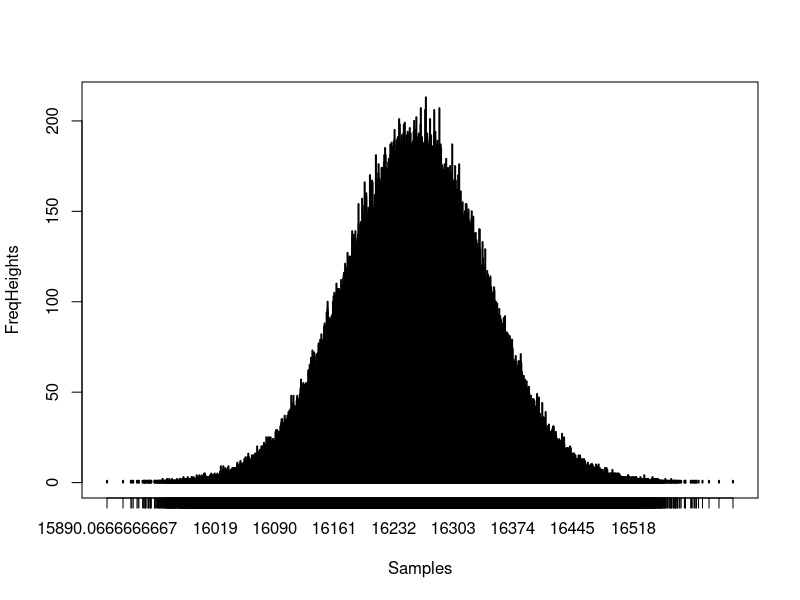
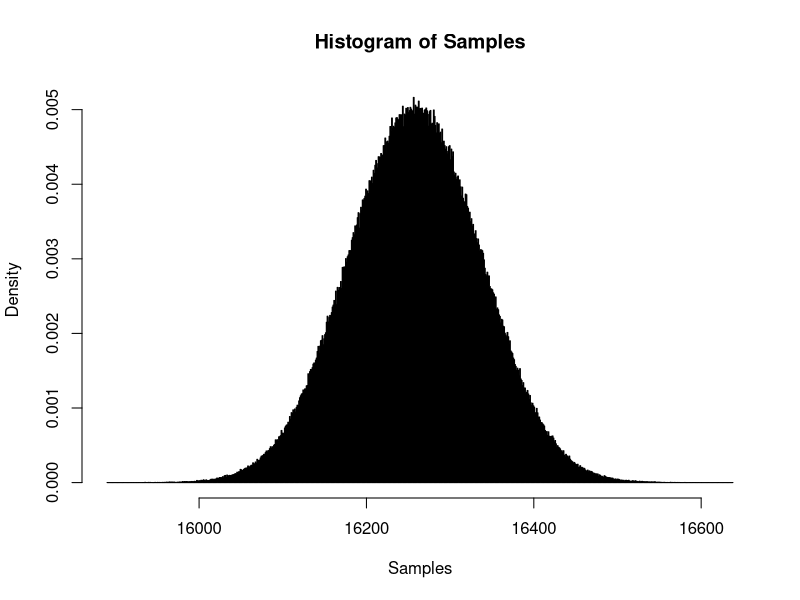
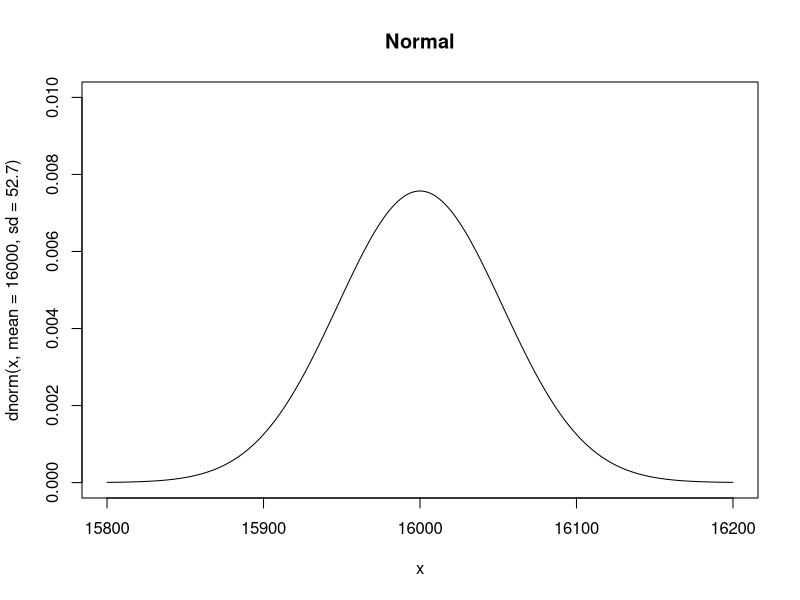
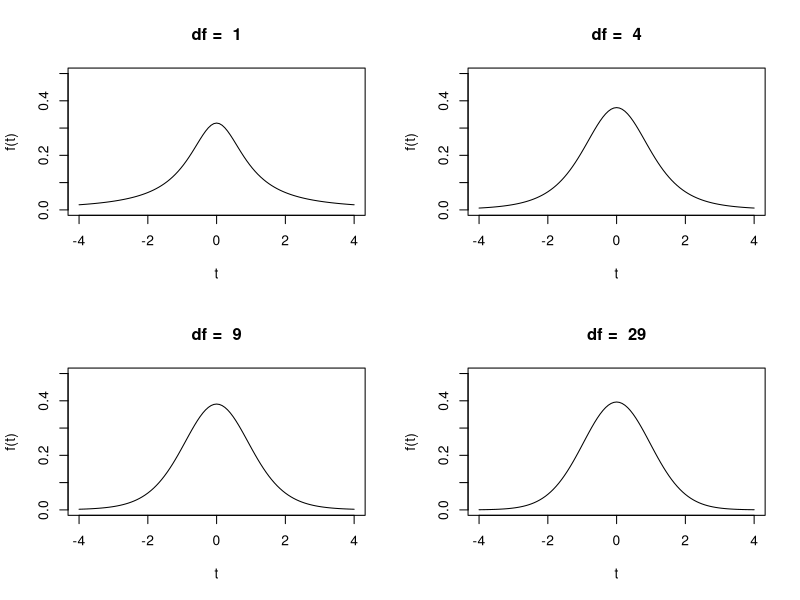
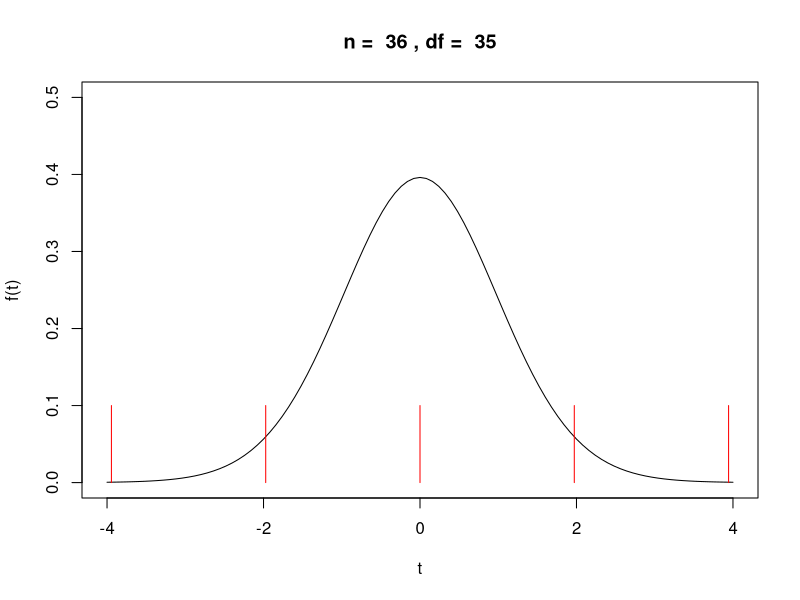
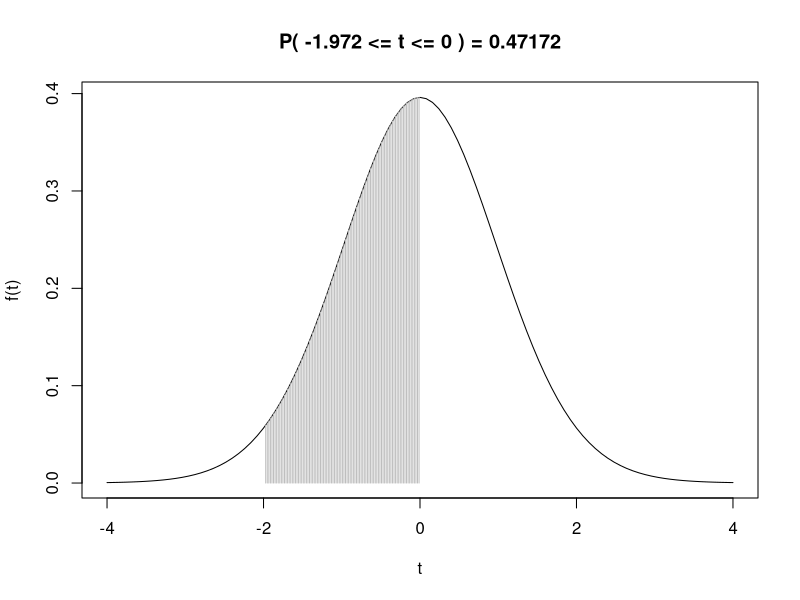
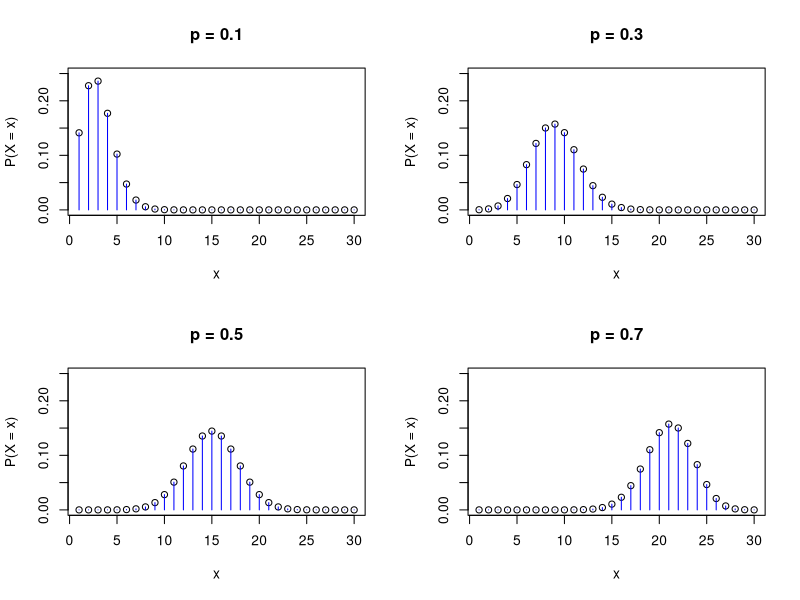
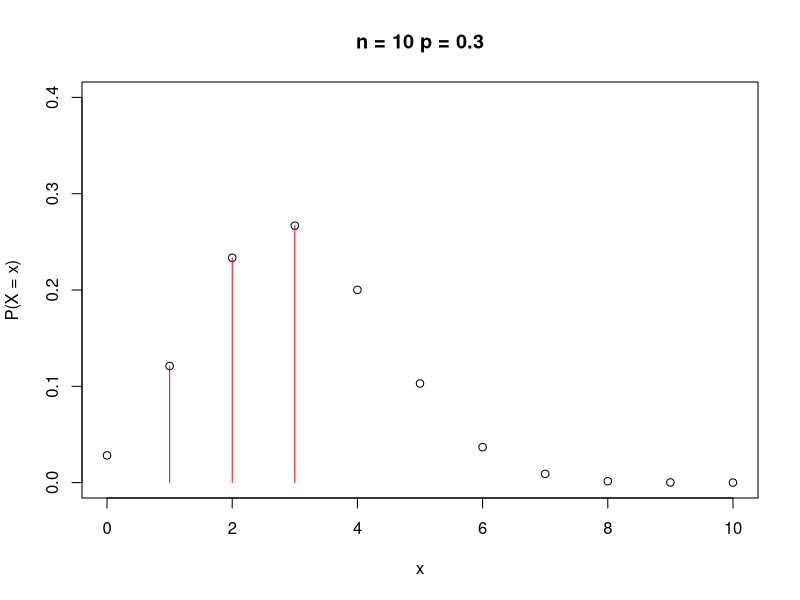

The R source for these figures, in order:
# 현대적인 확률 : 많은 횟수로 실험을 시행할 때 어떤 사건이 발생하여 관찰되는 비율
# 상대도수에 의한 방법으로 확률을 정의 : 대수의 법칙(Law of large numbers)에 의존
## 대수의 법칙 ? : 아주 많은 횟수로 실험을 실행하게 되면,
##                 어떤 사건이 일어날 상대적 빈도수는 '단 한 번의 시행'에서
##                 그 사건이 일어날 확률(이론적 확률)에 점점 가까워지게 된다.

# 확률변수(Random variable) : 다양하게 나타나는 '사건에 어떤 값을 대응시킨 것'
# 확률분포(Probability Distribution) : 모집단의 표본을 대상으로한 실험에서 얻어지는 사건의 상대도수 분포
# 확률을 배우는 이유 ? : 특정 패턴을 띄는 어떤 사건을 확률변수로 도입하여 
#                        중요한 판단 시점에 확률분포를 참조하여 
#                        불확실한 문제를 논리적으로 추정, 검정할 수 있기 때문이다.

# 확률분포의 종류
# - 이산확률변수(discrete random variable) : 확률변수의 값이 상호배타적이고 유한한 변수 
#                                            ex) X = {1, 2, 3, 4 ....}
# - 이산확률분포(discrete probability distribution) : 이산확률변수 값들의 확률분포
# 기호 : 확률변수 X의 확률 -> P(X = xi) = Pi(i = 1, 2, 3, 4, ..., n) = P(1), P(2), ..., P(n)
# 개별 값(xi)의 확률 : 0 <= P(X) <= 1, (i = 1, 2, 3, 4, ..., n)
# 모두 더한 값 = 1 -> P(x1) + P(x2) + P(x3) + ... + P(n-1) + P(n) = 1
## 확률질량함수(Probability mass function, PMF) : 이산확률변수 X에 대응하는 확률을 함수(f)로 나타낼 때,
##                                                f(X)를 X의 확률질량함수(PMF)라고 한다.
## 기대값 E(X) = x̄ = for(i=1, i<=n, i++) ∑ xi * pi
## 분산 V(X) = ∂^2(X) = E{(x - x̄)^2} = ∑ (xi - x̄)^2 * pi
## 표준편차 ∂(X) = √V(X)

# - 연속확률변수(continuous random variable) : 어떤 구간 안에 있는 셀 수 없이 많은 값을 갖는 확률 변수 
#                                              ex) 실수들
# - 연속확률분포(continuous probability distribution) : 연속확률변수의 확률 분포
# 기호 : 확률변수 X의 확률 -> P(a <= X <= b)
# 구간의 확률 : 0 <= P(a <= X <= b) <= 1
## 확률밀도함수(Probability density function, PDF) : 연속확률변수 X에 대응하는 확률을 함수(f)로 나타낼 때,
##                                                   f(X)를 X의 확률밀도함수(PDF)라고 한다.
##                                                   (보통 확률함수라고 한다.)
## 확률 값 : P(a <= X <= b) = ∫(b, a) f(X) dX (a부터 b사이의 면적)
## 과정 - 사건 -> 확률변수 -> 확률분포 -> 추정 or 검정 -> 활용


# 정규분포(Normal Distribution) ----
## 정규성(normality) : 정규분포의 패턴
## 어떤 분포나 패턴을 알아야 하는 이유 ? : 어떤 현상들이 특정 분포나 패턴을 따른다는 가정으로
##                                         주로 확률을 추정하거나 다양한 검정을 하기 위함.
## 1. 종모양이며 좌우 대칭(평균, 중앙값, 최빈값이 정중앙에 위치한다.)
## 2. 좌우 측면으로 갈수록 곡선이 축에 근접하지만 축과 만나지 않는다.
## 3. 분포의 넓이는 1
## 4. 평균에 의해 분포의 위치가 좌우로 이동하며, 표준편차에 의해 편평함(평활)이 달라진다.
### 모집단의 관찰대상이 많을 때 전수 조사하여 분포를 확인하는
### 비효율적이며 경우에 따라 불가능에 가깝다.

## 중심극한정리(Central Limit Theorem) : 충분히 큰 표본으로 구한 표본평균(x̄)의 분포는
##                                       정규분포에 근접하게 된다.
## 요약 : 표본을 n개씩 가능한 경우의 수만큼 반복하여 추출하면 모집단의 특성치(평균, 표준편차)를
##        정확하게 계산 할 수 있다. 
##        (표본평균과 표본분산(또는 표준편차)을 모집단 모수의 '불편추정량(unbiased estimator)'라 부르는 근거)
### 모집단 표준편차(∂)는 상수로 일정하지만, 표본평균의 표준편차는 n의 크기에 따라 모수(∂)와 달라진다.
### 이처럼 n에 따라 모집단의 표준편차와 달라지는 정규분포 상의 표본평균의 표준편차 ∂ / √n을 '표준오차'라고 부른다.

## Example - 대한민국 30대 여성 350만 명의 키
## Step1. 350만 개의 난수를 생성
Prop <- runif(3500000, min = 15500, max = 17000)
Prop <- as.integer(Prop) # 난수 생성 후 빠른 연산을 위해 정수로 변경

## Step2. 표본추출 후 평균값을 저장할 변수를 만든다.
Samples <- integer(10^6) # 크기만큼 미리 정의하면 for문을 빠르게 돌릴 수 있다.

## Step3. 30개씩 표본추출한 후 평균을 구하고 Samples변수에 저장한다.
for(i in 1 : 10^6){
  s <- Prop[sample(Prop, 30, replace = T)]
  mean_s <- mean(s)
  Samples[i] <- mean_s
}

## Step4. 도수를 구한다.
FreqHeights <- table(Samples)

## Step5. 구한 도수를 Graph로 그린다.
plot(FreqHeights, type = "h", lwd = 2)

## Step6. Histogram을 그린다.
hist(Samples, breaks = 1000, prob = T) # prob 인자로 상대도수 그리기.

## 위 과정을 여러 번 반복하여 분포표를 다시 그려도 표본평균분포의 정규성은 크게 다르지 않다.
## 반복할수록 모양이 조금씩 다르지만 표본평균분포의 패턴, 
## 즉 정규성(Normality)을 받아들일 수밖에 없다. 이를 '경험적 규칙(empirical rule, three-sigma rule)'이라 한다.

x <- seq(from = 15800, to = 16200, length.out = 1000)
ylim <- c(0, 0.01)
plot(x, dnorm(x, mean = 16000, sd = 52.7), main = "Normal", type = "l", ylim = ylim)

## 정규분포를 따르는 모집단으로부터 어떤 표본 하나를 추출할 때, 
## 경험적 규칙에 의해 그 표본이 모집단 평균(μ)로부터
## ±1∂ 사이에 위치할 확률 P(μ - 1∂ <= x <= μ + 1∂) = 0.6827
## ±2∂ 사이에 위치할 확률 P(μ - 2∂ <= x <= μ + 2∂) = 0.9545
## ±3∂ 사이에 위치할 확률 P(μ - 3∂ <= x <= μ + 3∂) = 0.9973


## 표준정규분포(Standart Normal Distribution) : 특정 현상의 단위(cm, kg 등)와 상관없이 
##                                              표준화 값(Z-value, (X - μ) / ∂)으로 나타낸 분포
## 표본이 평균에서 멀어져 있는 정도, 
## 즉 편차(X - μ)가 표준편차(표준오차)의 몇 배인지를 나타내는 값 = Z.
## Z가 1인 곳의 면적 : P(0 < Z < 1) = 0.3413
pnorm(1, mean = 0, sd = 1) - 0.5
## 확률이 95%인 Z를 찾기 위해 양측에 2.5%씩 분배 -> Z = 1.96
qnorm(0.025, mean = 0, sd = 1, lower.tail = F)

## 요약 : 어떤 현상의 확률분포를 정확히 알 수 없을지라도 정규성을 가정한다면
##        특정 구간에 해당하는 확률이나 그 반대의 경우도 표준정규분포만으로도 충분히 계산 가능하다.
## Z-value    확률  Z-value   확률
##     0.5  0.1915    1.645   0.45
##       1  0.3413     1.96 0.4750
##       2  0.4772     2.58 0.4950


## 통계적 추정 
## 신뢰구간(Confidence Interval) : 표본평균의 연속확률분포에 모집단 평균 μ가 포함될
##                                 x̄ ±Z(α)/2 ∂ / √n
## 신뢰수준(Confidence Level), 신뢰도(1 - α), 신뢰계수 : 신뢰구간 내에 모집단 평균 μ가 포함될 확률
## 오차율 : 신뢰구간 밖에 모집단평균이 포함될 확률 (α)
## 추측통계 : 표본평균이 띄는 정규성을 이용하여 모집단의 모수를 추론하는 통계의 유형
### '통계적 추정(Statistical Estimation)' : 표본 통계량으로 모수를 확정적으로 알 수는 없지만,
###                                         확률에서 유래한 '신뢰수준(Confidence Level)'개념을
###                                         이용하여 모수를 추정하는 방법
### '가설 검정(Test)' : 기존 주장이나 가설을 '신뢰도'수준에서 통계량을 이용하여 테스트하는 방법



## 다양한 분포(패턴)들
## 1. t분포 -> 표본의 표준편차를 이용하여 모집단을 추정할 때 '자유도'에 따라 엄밀하게 표준화된
##             표본평균(x̄)의 확률분포를 채택
## 2. 포아송분포 -> 일정한 시간, 거리, 공간 범위에 특정 사건의 결과가 나타날 횟수(X)의 확률 분포
## 3. 지수분포 -> 포아송을 따르는 현상에 이어 다음 결과가 나타나기까지 소요시간(X)의 확률 분포
## 4. 어떤 현상(사건)의 결과가 '두 가지 결과'로만 나타날 때
## 4-1. 이항 분포 -> 특정 결과가 '나타날 횟수(X)'의 확률 분포
## 4-2. 기하 분포 -> 특정 결과가 '처음 나타날 때까지 시도할(또는 실패할) 횟수(X)'의 확률 분포
## 4-3. 초기하 분포 -> n개씩 연속 추출하여(비복원) 'n개중 특정 결과가 나타날 횟수(X)'의 확률 분포


### t-분포(Student t-distribution) - curve(dt()) ----
### : 모집단의 평균을 아는 경우는 드물고 표준편차는 파악하기 힘들다.
###   따라서, 불편추정량으로써 표본표준편차 s를 대신 사용하여 Z를 계산할 수도 있다.
###   Z = (x̄ - μ) / (∂ / √n) = (x̄ - μ) / (S / √n)
###   t = (x̄ - μ) / (S / √n)
###   ※ s를 사용하여 모수를 추정 또는 검정하는 가장 적절한 확률분포
###   평균 = 0, 좌우대칭이며 표본의 수, 자유도 = df(degrees of freedom)에 따라 모양이 달라진다.
par(mfrow = c(2, 2))
n_list <- c(2, 5, 10, 30) # 표본 수 n
df_list <- n_list - 1 # 자유도 df
for(i in 1 : length(df_list)){
  curve(dt(x, df_list[i]), -4, 4, xlab = "t", ylab = "f(t)", ylim = c(0, 0.5),
        main = paste("df = ", df_list[i]))
}

par(mfrow = c(1, 1))
x <- c(25, 24, 24, 27, 29, 31, 28, 24, 25, 26, 25, 18, 30, 28, 23, 26, 27, 23,
       16, 20, 22, 22, 25, 24, 24, 25, 25, 27, 26, 30, 25, 25, 26, 26, 25, 24)
n <- length(x) # n
df <- n - 1 # 자유도
x_mean <- mean(x) # 표본평균
(x_sd <- sd(x)) # 표준편차
(x_se <- x_sd / sqrt(n)) # 표준오차
                         # x̄ = 25, S = 3.043, n = 36, S / √n = 0.507
x_temp <- c(23, 24, 25, 26, 27)
(x_temp_t <- round((x_temp - x_mean) / x_se, 3))
curve(dt(x, df), -4, 4, xlab = "t", ylab = "f(t)", 
      ylim = c(0, 0.5), main = paste("n = ", n, ", df = ", df))
lines(x_temp_t, (x_temp_t - x_temp_t) + 0.1, type = "h", col = "red")

# 예제 - 월간 도서판매량의 95% 신뢰구간
x <- c(29, 24, 27, 28, 24, 25, 26, 26, 28, 26, 25, 26, 27, 26, 19, 25, 26, 26, 26, 25, 25,
       28, 30, 32, 31, 27, 31, 29, 25, 17, 21, 23, 23, 26, 27, 27)
n <- length(x)
df <- n - 1
(mean_x <- mean(x)) # 평균 : 26
(sd_x <- sd(x)) # 표준편차 : 3.04255
(se_x <- sd_x / sqrt(n)) # 표준오차 : 0.5070926
# 모집단 평균의 95% 신뢰구간은?
(t_left <- qt(0.025, df)) # 좌측 t값 : -2.030108
(t_right <- qt(0.975, df)) # 우측 t값 : 2.030108
(interval_left <- t_left * se_x) # 좌측 구간 : -1.029453
(interval_right <- t_right * se_x) # 우측 구간 : 1.029453
(conf_lower <- mean_x + interval_left) # 신뢰 구간 하한 : 24.97055
(conf_upper <- mean_x + interval_right) # 신뢰 구간 상한 : 27.02945
## 요약
conf_lower <- mean_x + qt(0.025, df) * se_x
conf_upper <- mean_x + qt(0.975, df) * se_x
paste("모집단 평균의 95% 신뢰구간 하한은", conf_lower, "상한은", conf_upper)
mean_x + qt(c(0.025, 0.975), df) * se_x
# 모집단의 평균이 특정 범위에 들어갈 확률은?
lower_value <- 25 # 특정 범위 하한 값
upper_value <- 26 # 특정 범위 상한 
(t_left <- (lower_value - mean_x) / se_x) # 하한 값에 해당하는 t-value : -1.972027
(t_right <- (upper_value - mean_x) / se_x) # 상한 값에 해당하는 t-value : 0
(p_left <- 1 - pt(t_left, df)) # 하한 t-value의 확률(왼쪽꼬리) : 0.971725
(p_right <- 1 - pt(t_right, df)) # 상한 t-value의 확률(왼쪽꼬리) : 0.5
(p_result <- p_left - p_right) # 0.471725
curve(dt(x, df), -4, 4, xlab = "t", ylab = "f(t)", main = paste("P(", round(t_left, 3), "<= t <=",
                                                                round(t_right, 3), ") =", 
                                                                round(p_result, 5)))
t_range <- seq(t_left, t_right, 0.02)
lines(t_range, dt(t_range, df), type = "h", col = "grey")


### 이항분포(Binomial distribution) - dbinom() ----
### : 두 가지의 결과로 나타나는 어떤 사건이 있을 때, n번 시행에서 
###   x번 특정 결과(성공, 실패)가 나타날 확률분포
### ※ 이항분포를 구성하는 사건의 결과는 '베르누이 과정'이라는 특성이 있다.
###    - 베르누이 과정
###      1. 개별 시행에서 두 가지 결과만 나타난다. (앞, 뒤), (성공, 실패) 등
###      2. 각 시행은 독립적이다. (전후 수행간 관계가 없고, 서로 영향을 주지 않는다.)
###      3. 각 시행에서 특정 결과가 나오는 확률은 변하지 않는다.
###         ex) '동전을 던질 때 마다 앞면이 나올 확률이 매번 달라지지 않는다'는 의미.
###    - 베르누이 과정을 통해 n번 시행에서 x번 특정 결과가 나타날 확률
###      P(X = x) = n! / (x! * (n - x)!) * P^x * (1 - P)^(n - x)
###      n = 시행횟수, x = 특정 결과 횟수, P = 특정 결과 확률, (1 - P) = 특정 결과 이외의 확률,
###      n * p = 평균, n * p * (1 - p) = 분산

# 예제
# Step1. 여러 개 그래프를 그릴 준비.
par(mfrow = c(2, 2))

# Step2. 시행 횟수와 각 시행 확률을 설정한다.
n <- 30 # 시행횟수
p_list <- c(0.1, 0.3, 0.5, 0.7) # 발생확률

# Step3. Graph를 그린다.
for(i in 1 : length(p_list)){
  p_x <- dbinom(x = 1 : n, n, p_list[i])
  plot(x = 1 : n, p_x, xlab = "x", ylab = "P(X = x)", ylim = c(0, 0.25),
       xlim = c(1, n), main = paste("p =", p_list[i]))
  x_seq <- seq(1, n, 1)
  lines(x_seq, p_x, type = "h", col = "blue")
}

## 여행패키지 - 이항분포를 통한 확률 구하기
##              서울시민을 무작위로 10씩 뽑아 그 중 유럽 여행자가 5명이 포함될 확률?
##              P(X = 5) = 10! / (5! * (10 - 5)!) * 0.3^5 * (1 - 0.3)^(10 - 5) = 0.2
## Step1. 시행횟수와 시행 확률을 설정한다.
n <- 10 # 시행횟수
p <- 0.3 # 각 시행마다 특정 결과가 나올 확률

## Step2. 알고 싶은 확률값의 범위를 설정
x_list <- c(0 : n)
x_lower <- 1
x_upper <- 3 # 유럽 여행자가 1명부터 3명까지 포함될 확률을 알고 싶다.

## Step3. 확률 값을 구한다.
round(dbinom(x_list, n, prob = p), 3)

## Step4. 알고 싶은 확률 값만 구한다.
round(dbinom(x_lower : x_upper, n, prob = p), 3)
sum(dbinom(x_lower : x_upper, n, prob = p)) # P(1 <= X <= 3) = 0.6213

## Step5. 그래프를 그린다.
par(mfrow = c(1, 1))
p_x <- dbinom(x_list, n, p)
plot(x_list, p_x, xlab = "x", ylab = "P(X = x)", ylim = c(0, 0.4), xlim = c(0, n),
     main = paste("n =", n ,"p =", p))
x_seq <- seq(x_lower, x_upper, 1)
lines(x_seq, dbinom(x_seq, n, p), type = "h", col = "red")


### 기하분포(Geometric distribution) - dgeom() ----
### : 특정 결과가 처음 나타나기 전까지 시도할(또는 실패할) 횟수(X)를 확률변수로 하는 분포
###   P(X = x) = (1 - p)^x * p (x = 1, 2, 3, ...)
###   x = 특정 결과 발생전 시도(실패) 횟수, p = 특정 결과 확률, (1 - p) = 특정 결과 이외의 확률
###   1 / p - 1 = 평균, (1 - p) / p^2 = 분산
### ※ 확률변수는 0 또는 1에서 시작할 수 있다.
###    - 0부터 시작 : 성공할 때까지 시도(혹은 실퍠)한 횟수
###                   P(X = x) = (1 - p)^x * p, (x = 0, 1, 2, 3 ...)
###    - 1부터 시작 : x번 시행 후 첫 번째 성공할 확률
###                   P(X = x) = (1 - p)^(x - 1) * p, (x = 1, 2, 3 ...)
###      ex) 개별 확률이 0.3인 경우, 0부터 시작 - x = 1일 때 확률 = 0.3 * 0.7 = 0.21
###                                  1부터 시작 - x = 1일 때 확률 = 1 * 0.3 = 0.3
###          0부터 시작하는 경우 x = 1의 의미 : 한 번 실패했다. / 두 번 시행할 때 성공했다.
###                                             1부터 시작하는 경우의 x = 2와 확률이 같다.
###          1부터 시작하는 경우 x = 1의 의미 : 1번 시행했다. / 한 번도 실패하지 않았다.
###                                             0부터 시작하는 경우의 x = 0과 확률이 같다.
###          R은 0부터 시작하는 경우에 해당하는 확률값을 구해준다.
# Step1. 그래프 개수를 설정한다.
par(mfrow = c(2, 3))

# Step2. 개별 확률과 시행할 횟수를 설정한다.
p_list <- c(0.1, 0.2, 0.3, 0.4, 0.5, 0.7) # 그래프로 그릴 개별 확률들
x_list <- 50 # 발생하는 횟수(1부터 x축에 보여줄 최대값)

# Step3. 그래프를 그린다.
for(i in 1 : length(p_list)){
  p_x <- dgeom(x = 0 : x_list, p_list[i])
  plot(x = 0 : x_list, p_x, xlab = "x", ylab = "P(X = x)", ylim = c(0, p_list[i] + 0.1),
       xlim = c(0, x_list), main = paste("p =", p_list[i]))
  x_seq <- seq(0, x_list, 1)
  lines(x_seq, p_x, type = "h", col = "blue")
}

## 여행패키지 - 기하분포를 이용한 확률 구하기
##              두 번 실패 후 세 번째에 유럽여행자를 발견할 확률?
## Step1. 개별 확률을 설정
p <- 0.3 # 발생 확률

## Step2. 시행 횟수를 설정
x_list <- c(0 : 30)

## Step3. 살펴볼 범위를 설정
x_lower <- 3 # 사례 하한
x_upper <- 5 # 사례 상한

## Step4. 확률 값 구하기
round(dgeom(x_list, prob = p), 3)

## Step5. 알고 싶은 범위의 각각 확률 값 구하기
round(dgeom(x_lower : x_upper, prob = p), 3)

## Step6. 합산된 확률값 구하기
sum(dgeom(x_lower : x_upper, prob = p))

## Step7. 그래프 그리기
par(mfrow = c(1, 1))
p_x <- dgeom(x_list, prob = p)
plot(x_list, p_x, xlab = "x", ylab = "P(X = x)", ylim = c(0, 0.4), xlim = c(0, 30),
     main = paste("p =", p))
x_seq <- seq(x_lower, x_upper, 1)
lines(x_seq, dgeom(x_seq, prob = p), type = "h", col = "red")


### 초기하분포(Hyper-geometric distribution) - dhyper() ----
### : 표본공간에 특정 현상 m개와 그 외의 현상 n이 있고, k개 표본을 '비복원' 추출하여
###   추출한 k개중 특정 결과가 나타날 개수(X)의 확률을 이용한다.
# Step1. 필요한 값을 설정한다.
par(mfrow = c(2, 3))
m <- 100 # 전체중 특정 현상 
n <- 200 # 전체중 특정 현상 외 수

# Step2. 추출할 표본의 수를 설정한다.
k_list <- c(50, 100, 150, 200, 250, 300) # 추출하는 표본의 수
x_list <- c(80) # 추출한 표본중 특정 결과의 수

# Step3. 그래프로 나타낸다.
for(i in 1 : length(k_list)){
  p_x <- dhyper(x = 1 : x_list, m, m + n, k_list[i])
  plot(x = 1 : x_list, p_x, xlab = "x", ylab = "P(X = x)", ylim = c(0, 0.15),
       xlim = c(1, x_list), main = paste("k =", k_list[i]))
  x_seq <- seq(1, x_list, 1)
  lines(x_seq, p_x, type = "h", col = "blue")
}

## 이벤트 예제 - 초기하 분포를 이용한 확률 구하기
##               10명을 임의로 선정했을 때, 자사의 고객이 티켓을 한 장도 받지 못할 확률?
par(mfrow = c(2, 2))
m <- 121 # 전체 중 특정 현상 수
n <- 206 # 전체 중 특정 현상 외 수
k <- 10 # 추출하는 표본의 수
x <- 0 # 추출한 표본 중 특정 결과의 수
x_list <- 10 # 추출한 표본 중 특정 결과의 수
round(dhyper(0 : x_list, m, m + n, k), 5) # 회원이 한 명도 선정되지 않을 확률 = 4.133%

# 3 ~ 5명일 확률?
par(mfrow = c(1, 1))
x_lower <- 3 # 사례 하한
x_upper <- 5 # 사례 상한
sum(round(dhyper(x_lower : x_upper, m, m + n, k), 5))
p_x <- dhyper(0 : x_list, m, m + n, k)
plot(x = 0 : x_list, p_x, xlab = "x", ylab = "P(X = x)", ylim = c(0, 0.30),
     xlim = c(1, x_list), main = paste("k =", k, "x =", x))
x_seq <- seq(x_lower, x_upper, 1)
lines(x_seq, dhyper(x_lower : x_upper, m, m + n, k), type = "h", col = "red")


### 포아송분포(Poisson distribution) - dpois() ----
### : 일정한 시간, 거리, 공간 범위에 특정 결과가 나타날 횟수(X)의 확률 분포
###   매우 낮은 사건들의 이산적인 확률분포 ex) 일정 시간 동안 걸려오는 전화 콜 수, 매장 방문자 수 ..
### ※ 이항분포 : 시행 횟수에 따라 두 가지 결과 중 특정 결과가 발생할 확률을 분포로 나타낸다.
###   포아송분포 : 시행횟수가 아닌 '평균발생횟수 λ(lambda)'에 따라 일정한 시간이나 공간에서
###                특정 결과가 독립적으로 발생할 확률을 분포로 나타낸다.
###   P(X = x) = e^(-λ) * λ^x / x!, (x >= 0)
###   λ = μ = 평균 = 분산, e = 2.71828
par(mfrow = c(2, 3))
lambda_list <- c(3, 5, 10, 15, 20, 30) # 평균 리스트
x_list <- 30 # 발생하는 횟수 (1부터 X축에 보여줄 최대값)
for(i in 1 : length(lambda_list)){
  p_x <- dpois(x = 0 : x_list, lambda_list[i])
  plot(x = 0 : x_list, p_x, xlab = "x", ylab = "P(X = x)", ylim = c(0, 0.25), xlim = c(0, x_list),
       main = paste("lambda =", lambda_list[i]))
  x_seq <- seq(0, x_list, 1)
  lines(x_seq, p_x, type = "h", col = "blue")
}

## 포아송 분포를 이용한 확률 구하기 - 일주일에 평균 발생할 소동 횟수 0 ~ 20의 확률
lambda <- 5 # 평균 (일주일 평균 소동횟수)
x_list <- c(0 : 20)
(p_list <- round(dpois(x_list, lambda), 5)) # 0 ~ 20 까지 확률
# 취객소동이 발생하지 않을 확률? μ = 5 / 7 = 0.7143
#                                P(X = 0) = e^(-0.7143) * 0.7143^0 / 0! = 0.4895417
lambda_day <- lambda / 7 # 평균 (하루 평균 소동횟수)
(p_x_0 <- dpois(0, lambda_day)) # 하루 소동횟수 0회일 확률
# 일주일간 최객소동이 3회 이상일 확률? P(X >= 3) = 1 - P(0 <= X <= 2)
#                                      = 1 - 0.00674 - 0.03369 - 0.08422 = 0.875348
par(mfrow = c(1, 1))
x <- 3 # X이상의 확률을 포아송 분포에 표시한다.
(p_x_above3 <- 1 - sum(dpois(c(0 : x - 1), lambda))) # 1에서 x미만 확률을 뺀다.
p_x <- dpois(x_list, lambda)
plot(x_list, p_x, xlab = "x", ylab = "P(X = x)", ylim = c(0, 0.25), xlim = c(0, 20),
     main = paste("lambda =", lambda, ", X >=", x))
x_seq <- seq(x, 20, 1)
lines(x_seq, dpois(x_seq, lambda), type = "h", col = "red")
             # 포아송분포는 어떤 결과의 발생횟수를 확률변수로 하는 이산확률분포
qpois(seq(0, 0.95, 0.05), 5) # 확률에 해당하는 발생 횟수, 평균(lambda) = 5


### 지수분포(Exponential distribution) - dexp() ----
### : 포아송을 따르는 특정 결과가 발생한 후 다음 결과가 나타나기까지 간격(X)을 확률변수로 갖는다.
###   즉, '특정 결과들 사이의 시간, 공간 등의 크기'의 분포로 연속확률분포에 해당한다.
###   ex) 걸려오는 전화콜 사이의 시간 간격, 매장 방문자 후 다음 방문자 사이의 간격,
###       출생이나 재해 후 다음 출생이나 재해까지의 시간 간격, 제품의 결점 이후 다음 결점까지의 공간간격.
###       - 시간당 전화가 평균 6건 걸려온다면, 걸려온 시점간 간격은 1 / 6에 해당하는 10분이다.
###       -> 지수분포의 평균 = 포아송분포 평균의 역수
### ※ 지수분포 : '시간 또는 공간'이라는 확률변수로 나타나는 연속확률분포
###   포아송분포 : '횟수'라는 확률변수로 나타나는 이산확률분포
###   f(x) = λ * e^(λ(-x)), (x > 0)
###   P(X >= x) = e^(λ(-x)) : 다음사건 발생까지 간격, e = 2.7
###   λ = 1 / μ = 지수의 평균과 표준편차
par(mfrow = c(2, 3))
rate_list <- c(1, 0.2, 0.3, 0.5, 0.7) # Rate 리스트
x_list <- 10 # 발생하는 횟수
curve(dexp(x, rate_list[1]), 0, x_list, ylab = "f(x)", xlab = "x", cex.axis = 1)
for(i in 2 : length(rate_list)){
  curve(dexp(x, rate_list[i]), add = T, col = i)
}
legend(6, 1, paste("rate =", rate_list), col = 1 : length(rate_list), pch = "_____")
for(i in 1 : length(rate_list)){
  curve(dexp(x, rate_list[i]), 0, x_list, ylab = "f(x)", xlab = "x", ylim = c(0, 1),
        main = paste("rate =", rate_list[i]), col = i)
}

## 지수분포를 이용한 확률 구하기 - 확률계산을 위해 포아송함수는 시간당 횟수, 
##                                 지수함수는 사건당 시간간격을 요구하므로 시간당 평균 5건의 통화를
##                                 한 통화당 평균 12분으로 단위를 변환한다.
lambda_min <- 12 # 평균 통화간격
x_list <- seq(1, 20, 1)
round(pexp(x_list, rate = 1 / lambda_min, lower.tail = F), 5) # 1분 ... 20분 이후 통화확률
round(pexp(x_list, rate = 1 / lambda_min), 5) # 1분 ... 20분 이내 통화확률
# 방금 전화통화를 마친 직원에게 앞으로 5분 뒤에(5분 이후에) 전화가 올 확률?
#                                      P(X >= 5) = e^(1/12*(-5)) = 0.65924
x <- 5
round(pexp(x, rate = 1 / lambda_min, lower.tail = F), 5) # 5분이후 통화확률
# 방금 전화통화를 마친 직원에게 앞으로 6분 후 10분 이내에 전화가 올 확률?
#                                      P(6 <= X <= 10) = e^(1/12*(-6)) - e^(1/12*(-10))
#                                                      = 0.60653 - 0.4346 = 0.17193
par(mfrow = c(1, 1))
x_lower <- 6; x_upper <- 10 # 특정 시간 사이에 통화할 확률
p_lower <- round(pexp(x_lower, rate = 1 / lambda_min, lower.tail = F), 5)
p_upper <- round(pexp(x_upper, rate = 1 / lambda_min, lower.tail = F), 5)
p_lower - p_upper
curve(dexp(x, rate = 1 / lambda_min), 0, 40, xlab = "x", ylab = "f(x)", ylim = c(0, 0.12),
      main = paste("Rate =", round(1 / lambda_min, 3), ",", x_lower, " <= X <=", x_upper))
x_seq <- seq(x_lower, x_upper, 0.02)
lines(x_seq, dexp(x_seq, rate = 1 / lambda_min), type = "h", col = "red")



# 가설검정(Hypothesis test) : 모집단의 모수에 대해 기존 통설을 가설로 설정하고 
#                             표본을 추출하여 얻은 통계량으로 가설의 진위를 판단하는 방법
# ※ 진위를 판단한다고 하여 옳고 그름을 확정하는 방법은 아니다.
#    즉, 통계란 '검증(verify)'이 아니라 '검정(test)'하는 방법론
#    - 기존 주장이나 통설로써 가설검정의 대상이 되는 경우는 다음과 같다.
#      1. 대한민국 성인 남성의 독서량은 1년에 10권이다.
#      2. A회사에서 출시한 '오래 타'타이어의 수명은 95,000km 이상이다.
#      3. 임산부에게 적절한 커피 음용량은 500ml이하이다.
#      4. 대한민국 직장인의 1년 노동시간은 2900시간이다.

## 양측검정과 단측검정 - 정규분포를 가정하고 95% 신뢰수준으로 검정할 때
## 가설1. 검정을 위해 추출한 표본통계량이 10권에 가까우면 가설이 옳다고 말할 수 있다.
##        반대로 표본통계량이 10권보다 매우 작거나 아래 그림처럼 매우 크면 가설이 옳지 않다고 말할 수 있다.
##        따라서, 가설의 채택구간(신뢰구간)은 분포의 중앙으로부터 좌우로 95% 영역이며,
##        가설의 기각구간은 채택구간을 벗어난 왼쪽이나 오른쪽 각각 2.5% 영역에 해당한다.
##        -> 검정을 위해 양측 꼬리부분에 표본통계량이 위치하는지 확인하는 유형
##           = 양측검정(two-sided test, two-tail test)
## 가설3. 검정을 위해 추출한 표본통계량이 500ml에 가깝거나 적으면 가설이 옳다고 말할 수 있다.
##        반대로 표본통계량이 500ml보다 매우 크면 가설이 옳지 않다고 말할 수 있다.
##        따라서, 가설의 채택구간(신뢰구간)은 분포의 좌측 50%를 포함하여 우측 45% 영역까지 포함하며,
##        가설의 기각구간은 채택구간을 벗어난 우측 5% 영역에 해당한다.
##        -> 검정을 위해 분포의 단측 꼬리부분에 표본통계량이 위치하는지 확인하는 유형
##           = 단측검정(one-sided test, one-tail test)

## 가설검정 절차 - 기존 주장이나 새로운 발견에 대해 다음과 같은 영향력을 주는 테스트 과정
##                 1. 어떤 현상에 대한 기존 주장이나 통설을 재확인하기 위하여
##                 2. 어떤 현상에 대한 기존 주장이나 통설을 반박하기 위하여
##                 3. 어떤 현상에 대한 새로운 발견을 제안하기 위하여
## 논리적 절차 - 1. '가설을 검정'하고 (기존 통설, 내 주장)
##               2. 분석에 적절한 '신뢰수준(1 - 유의수준)'으로
##               3. 귀무가설 채택여부를 결정할 수 있는 '임계치를 결정'한다.
##               4. 이후 검정을 위해 추출한 '표본통계량을 임계치와 비교'하여
##               5. 귀무가설의 '채택과 기각여부를 판단'한다.

## '가설 검정'
## - 귀무가설(Null Hypothesis, H0) : 모집단의 특성치(모수)에 대한 통설이나 주장
## - 대립가설(Alternative Hypothesis, H1) : 이에 대립하는 주장
## ex) 통계서적의 평균 판매량이 25권이 아닐 것이라는 의문.
##     -> 귀무가설과 대립가설을 '같다'와 '같지 않다'로 구성 = 등호형태의 귀무가설 = 복합가설
##        H0 : μ = 25 / H1 : μ ≠ 25
##     평균 판매량이 25권보다 클 것이라는 의문.
##     -> 부등호형태의 귀무가설 = 단순가설
##        H0 : μ <= 25 / H1 : μ > 25

## '유의 수준(significance level) 설정'
## - α오류(제1종 오류) : 귀무가설이 옳은데도 귀무가설을 기각하는 경우
## - β오류(제2종 오류) : 귀무가설이 틀린데도 귀무가설을 채택하는 경우
## - 추정의 논리 : 표본을 100번 추출하면, 표본평균 100개 중 95개는 이 구간에 들어간다.
## - 검정의 논리 : 한 번 추출한 표본평균이 이 구간 안에 들어갈 확률은 95%이다.
##                 들어가지 않을 확률은 5%, α오류 = 0.05
## ※ 귀무가설이 옳은데도 기각함으로써 발생하는 위험이나 경제적 손실, 
##    그리고 연구의 중요도를 고려하여 'α오류의 혀용치'를 조절해야 한다.
##    if) 연구가 매우 중요 - 오류 혀용치를 1%로 낮춘다.
##    -> 반대의 상황이 발생하여, 귀무가설의 신뢰구간이 99%로 넓음에도 불구하고 
##       표본통계량이 그 범위를 벗어나 1% 구간에 포함된다면 매우 중요한 의미를 가진 분석결과(발견)가 된다.
##       따라서, 유의수준 = 'α오류 허용치' (보통 0.01, 0.05, 0.1로 설정)

## '임계치와 채택 / 기각영역 추출'
## ex) 정규분포 밀도함수 dnorm(), 확률함수 pnorm(), 표준화값함수 qnorm()을 이용하여
##     모집단의 95% 신뢰구간을 추정
## Step1. 먼저 데이터를 만든다.
x <- c(25, 24, 24, 27, 29, 31, 28, 24, 25, 26, 25, 18, 30, 28, 23, 26, 27, 23, 
       16, 20, 22, 22, 25, 24, 24, 25, 25, 27, 26, 30, 25, 25, 26, 26, 25, 24)

## Step2. 데이터의 길이와 자유도를 저장한다.
n <- length(x)
df <- n - 1

## Step3. 표본 평균을 구한다.
(mean_x <- mean(x))

## Step4. 표준편차를 구한다.
(sd_x <- sd(x))

## Step5. 표준오차를 구하고 alpha를 설정한다.
(se_x <- sd_x / sqrt(n)) # 표준오차
alpha <- 0.05 # 양측이므로 alpha / 2
conf_level <- 1 - alpha # 신뢰구간은 1에서 alpha값을 뺀 0.95

## Step6. 좌우 각각의 z값을 구한다.
### 모집단 평균의 95% 신뢰구간?
(z_left <- qnorm(alpha / 2, 0, 1))
(z_right <- qnorm(1 - alpha / 2, 0, 1))

## Step7. 좌우 구간 값을 구한다.
(interval_left <- z_left * se_x) # 좌측 구간
(interval_right <- z_right * se_x) # 우측 구간

## Step8. 신뢰구간 상하한 값을 구한다.
(conf_lower <- mean_x + interval_left)
(conf_upper <- mean_x + interval_right)

## 요약
conf_lower <- mean_x + qnorm(alpha / 2, 0, 1) * se_x
conf_upper <- mean_x + qnorm(1 - alpha / 2, 0, 1) * se_x
paste("모집단 평균의", conf_level * 100, "% 신뢰구간 하한은", conf_lower, "상한은", conf_upper)

mean_x + qnorm(c(alpha / 2, 1 - alpha / 2), 0, 1) * se_x

qnorm(c(alpha / 2, 1 - alpha / 2), mean_x, se_x)
                                   # 95% 신뢰수준 임계치가 의미하는 바
                                   # - 표본을 100번 추출한다면 95번은 신뢰구간에 들어가고 
                                   #   5번은 벗어나는 구간의 상한과 하한값
## 유의수준 0.01
alpha <- 0.01
conf_level <- 1 - alpha
qnorm(c(alpha / 2, 1 - alpha / 2), 0, 1)
qnorm(c(alpha / 2, 1 - alpha / 2), mean_x, se_x)


## '검정통계량과 임계치의 비교'
## 검정통계량(test statistic) : 귀무가설의 임계치와 비교하기 위해 추출한 표본통계량
##                              단위가 있는 표본통계량이나 표준화한 Z값 혹은 p-value를 활용
## 1. 단위가 있는 검정통계량을 임계치와 비교 : 26은 귀무가설 신뢰구간의 한계 값 [24.001, 25.999] 밖에 있다.
## 2. 표준화한 Z값으로 임계치와 비교 : Z = (x̄ - μ) / (∂ / √n) = (26 - 25) / (3.0425 / √36) = 1.9720
##    95%신뢰구간의 Z임계값 = ±1.96, 검정통계량 26의 Z값 = 1.9720 -> 귀무가설 채택구간의 우측 밖에 위치한다.
## 3. 유의수준과 p-value를 비교 : 검정통계량의 Z값 1.9720에 해당하는 확률 = 0.4757, p-value = 0.5 - 0.4757 = 0.0243
##    유의수준 α / 2 = 0.05 / 2 = 0.025보다 실제 '검정통계량이 위치한 지점의 α오류 확률(p-value)'이 더 작다.
##    즉, 임계치를 벗어난 검정통계량의 위치에서 귀무가설 기각을 결정해도 오류 확률이 더 적으므로 타당한 판단.

## '결론'
## - 검정통계량(x̄ = 26, Z = 1.972, p-value = 0.0228)을 임계치(25.994, Z = 1.96, α / 2 = 0.025)와 비교한 결과,
##   귀무가설 채택 구간 밖에 검정통계량이 존재하므로 95% 신뢰수준에서 귀무가설을 기각한다.

## '모집단 평균을 이용한 가설검정의 유형'
## 1. 표본의 크기가 충분히 크면 - 모집단 분포가 정규분포인지 여부와 관계없이 중심극한 정리(CLT)에 의해
##                                표본평균의 분포가 정규분포에 근접하게 되므로 검정통계량으로 Z = (x̄ - μ) / (∂ / √n)를 사용한다.
##                                ∂를 모른다면 불편추정량인 표본평균의 표준편차 'S'를 사용한다.
## 2. 모집단의 분포가 정규분포라면 - 표본의 크기와 관계없이 검정통계량으로 Z = (x̄ - μ) / (∂ / √n)를 사용한다.
##                                   ∂를 모른다면 불편추정량인 표본평균의 표준편차 'S'를 사용한다.

## '단일 집단 평균에 대한 검정'
## 1. ∂를 아는 경우 - 모집단의 모수인 표준편차(∂)는 관찰치들이 평균(μ)에서 어느 정도 흩어져있는지를 나타낸다.
##                    따라서 ∂를 알고 있음은 대부분 평균을 알고 있음을 의미한다.
## 스마트폰 A/S센터의 접수시간 가설검정
## - 80개 지점 전체의 접수시간 평균 = 1.491951분, 표준편차 = 0.523208
##   1년 후 지점은 102군데로 늘었고 접수 응대시간이 1.5분이상으로 길어졌다.
##   80개 지점을 무작위로 추출하여 조사하였더니 평균 = 1.600311분, 표준편차 = 0.4977302
## (1) 가설설정(양측검정) - H0 : μ = 1.491951분, 담당 직원은 업무를 적절하게 수행하고 있다.
##                          H1 : μ ≠ 1.491951분, 담당 직원은 업무를 적절하게 수행하고 있지 않다.
## (2) 유의수준 - α = 0.05, 접수담당 직원이 적절하게 업무를 처리함에도 불구하고 
##                          조치가 필요하다는 결론을 내리는 확률이 0.05
## (3) 임계값과 기각영역의 산출 - 귀무가설의 95% 신뢰구간(채택영역)의 Z-value = ±1.96
## (4) 검정통계량의 계산 - Z = (x̄ - μ) / (∂ / √n) = (1.600311 - 1.491951) / (0.5232008 / √80)
##                                                = 0.10836 / 0.05849563 = 1.852446
## (5) 임계치와 검정통계량의 비교 - 귀무가설의 95% 신뢰구간(채택영역)의 표준화 임계치 Z0 = ±1.96,
##                                  검정통계량은 Z = 1.852446로 임계치의 95% 신뢰구간에 포함된다.
##                                  임계치의 실제 값 = (x̄ - 1.600311) / 0.05849563 = ±1.96, x̄  = [1.377302, 1.606601]
## (6) 결론 - A/S센터의 접수 담당직원의 응대시간은 95% 신뢰수준에서 1.491951분이라는 주장을 채택한다.
##            직원들에게 별다른 조치가 필요 없다.

## 2. ∂를 모르는 경우 - 불편추정량인 표본의 표준편차 S를 이용하여 모집단의 평균에 대한 가설검정을 수행한다.
##                      모집단의 정규분포 여부에 관계없이 중심극한정리(CLT)에 의해 표본평균의 분포도
##                      정규분포에 근접하게 되므로 모집단의 정규성 여부에 관계없이 Z-value를 검정통계량으로 가설검정한다.
## Facebook 광고를 통한 가설검정
## - (주) 메가폰이 광고주와 계약한 하루 노출 60,000건 이상이라는 주장. 하루 평균 = 57.715회, 표준 편차 = 4388.82
## (1) 가설설정(양측검정) - H0 : μ >= 60,000건, (주)메가폰의 하루 평균 광고노출 수는 최소한 60,000 건이다.
##                          H1 : μ <  60,000건, (주)메가폰의 하루 평균 광고노출 수는 60,000 건보다 작다.
## (2) 유의수준 - α = 0.01
## (3) 임계값과 기각영역의 산출 - 귀무가설의 99% 신뢰구간(채택영역)의 t-value = tn-1, α = t36-1, 0.01 = -2.438
## (4) 검정통계량의 계산 - Sx̄ = S / √n = 4388.82 / √36 = 731.47
##                         t = (x̄ - μ) / Sx̄  = (57,716 - 60,000) / 731.47 = -3.123
## (5) 임계치와 검정통계량의 비교 - 귀무가설의 99% 신뢰구간(채택영역)인 임계치 t-value = -2.438을 기준으로
##                                  검정통계량 -3.123은 채택영역 밖에 위치함을 알 수 있다.
##                                  표준화 값 t-value대신 실제 단위값으로 임계치를 계산하면
##                                  t = (x̄ - μ) / Sx̄  = (x̄ - 60,000) / 731.47 = -2.438
##                                  임계값 -2.438은 실제 단위로는 x̄ = 58216.88건에 해당하며,
##                                  표본통계량 57,716은 임꼐치에서 좌측으로 벗어났다.
## (6) 결론 - (주)메가폰의 하루평균 광고노출 수는 60,000건 이상이라는 주장을 99% 신뢰수준에서 기각한다.
# t.test()함수를 이용한 검정
DF <- read.csv("H_test_mean_exposure.csv", fileEncoding = "UTF-8")
x <- DF$exposure
t.test(x, alternative = "less", mu = 60000, conf.level = 0.99)
